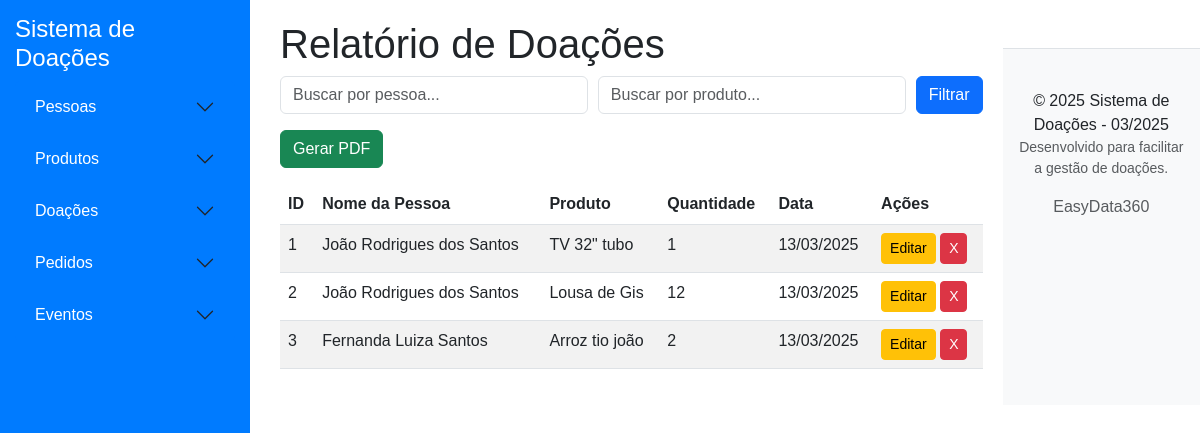
Page /doacoes on the earlier database version.
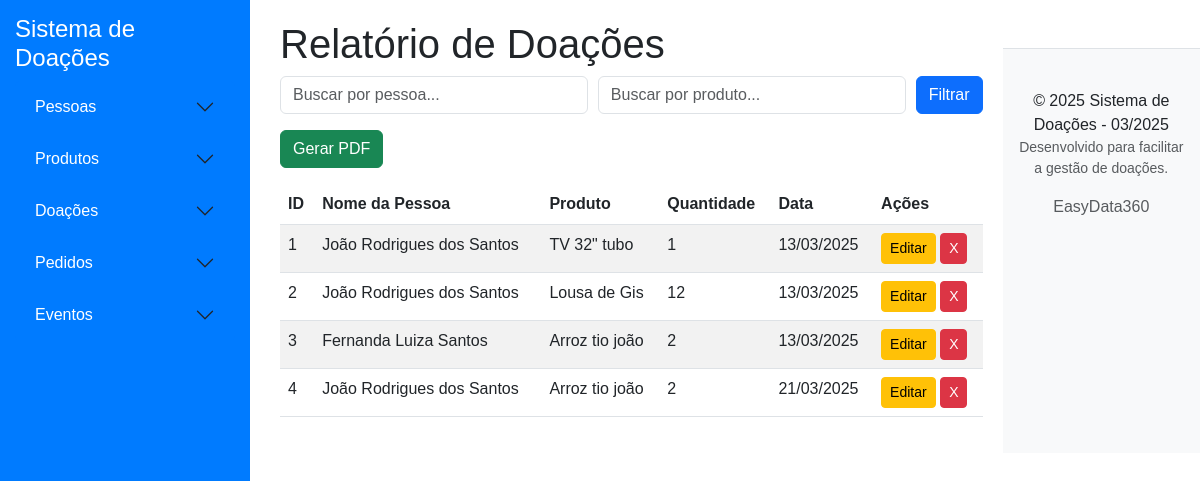
Same page on the later database version.
### app/models/doacao.py (models this page shows, shortened)
class Doacao(db.Model):
    __tablename__ = 'doacoes'
    id = db.Column(db.Integer, primary_key=True)
    pessoa_id = db.Column(db.Integer, db.ForeignKey('pessoas.id'), nullable=False)
    produto_id = db.Column(db.Integer, db.ForeignKey('produtos.id'), nullable=False)
    quantidade = db.Column(db.Integer, nullable=False)
    data_doacao = db.Column(db.Date, nullable=False, default=date.today)
    pessoa = db.relationship('Pessoa', backref='doacoes_pessoa')
    produto = db.relationship('Produto', backref='doacoes_produto_rel')

### app/models/pessoa.py (models this page shows, shortened)
class Pessoa(db.Model):
    __tablename__ = 'pessoas'
    id = db.Column(db.Integer, primary_key=True)
    nome = db.Column(db.String(100), nullable=False)  # Evita duplicação
    endereco = db.Column(db.String(255))
    bairro = db.Column(db.String(100))
    telefone = db.Column(db.String(20))
    filhos = db.Column(db.String(50))
    profissao = db.Column(db.String(50))
    qtd_pessoas = db.Column(db.Integer)
    locomocao = db.Column(db.String(50))
    data_cadastro = db.Column(db.Date)
    ativo = db.Column(db.Boolean, default=True)  # Novo campo para ativação/desativação

### app/models/produto.py (models this page shows, shortened)
class Produto(db.Model):
    __tablename__ = 'produtos'
    id = db.Column(db.Integer, primary_key=True)
    nome_produto = db.Column(db.String(100), nullable=False, unique=True)  # Evita duplicação
    descricao = db.Column(db.String(255), nullable=True)
    quantidade = db.Column(db.Integer, nullable=False, default=0)
    data_entrada = db.Column(db.DateTime, nullable=False)

### app/controllers/doacao_controller.py (the view)
def listar_doacoes():
    search_pessoa = request.args.get('search_pessoa', '').strip()
    search_produto = request.args.get('search_produto', '').strip()
    query = Doacao.query.join(Pessoa).join(Produto)
    if search_pessoa:
        query = query.filter(Pessoa.nome.ilike(f"%{search_pessoa}%"))
    if search_produto:
        query = query.filter(Produto.nome_produto.ilike(f"%{search_produto}%"))
    doacoes = query.all()
    return render_template('doacoes/relatorio.html', doacoes=doacoes)

### app/templates/doacoes/relatorio.html (shortened to what this page needs)
{% extends 'base.html' %}
{% block content %}
<h1>Relatório de Doações</h1>
<form method="GET" action="{{ url_for('relatorio_doacoes') }}" class="mb-3" style="display: flex; gap: 10px;">
    <input type="text" name="search_pessoa" class="form-control" placeholder="Buscar por pessoa..."
           value="{{ request.args.get('search_pessoa', '') }}">
    <input type="text" name="search_produto" class="form-control" placeholder="Buscar por produto..."
           value="{{ request.args.get('search_produto', '') }}">
    <button type="submit" class="btn btn-primary">Filtrar</button>
</form>
<form method="GET" action="{{ url_for('relatorio_doacoes_pdf') }}" class="mb-3">
    <button type="submit" class="btn btn-success">Gerar PDF</button>
</form>
<table class="table table-striped">
    <thead>
        <tr>
            <th>ID</th>
            <th>Nome da Pessoa</th>
            <th>Produto</th>
            <th>Quantidade</th>
            <th>Data</th>
            <th>Ações</th>
        </tr>
    </thead>
    <tbody>
        {% for doacao in doacoes %}
        <tr>
            <td>{{ doacao.id }}</td>
            <td>{{ doacao.pessoa.nome }}</td>
            <td>{{ doacao.produto.nome_produto }}</td>
            <td>{{ doacao.quantidade }}</td>
            <td>{{ doacao.data_doacao.strftime('%d/%m/%Y')  }}</td>
            <td>
                <a href="{{ url_for('editar_doacao', id=doacao.id) }}" class="btn btn-warning btn-sm">Editar</a>
                <form action="{{ url_for('delete_doacao', id=doacao.id) }}" method="post" style="display:inline;">
                    <button type="submit" class="btn btn-danger btn-sm" onclick="return confirm('Tem certeza que deseja excluir esta doacao?')">X</button>
                </form>
            </td>
        </tr>
        {% endfor %}
    </tbody>
</table>
{% endblock %}

Differences in the rows shown:
added Doacao: id "4", pessoa.nome "João Rodrigues dos Santos", produto.nome_produto "Arroz tio joão", quantidade "2", data_doacao "21/03/2025"
